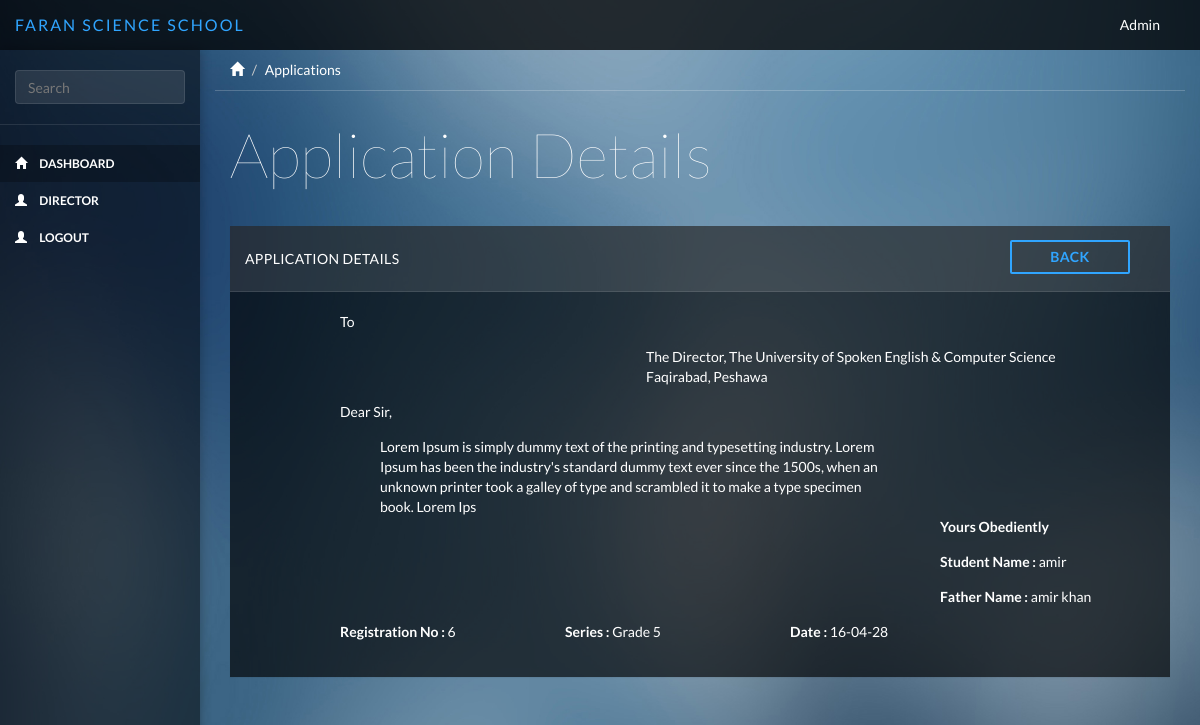
Screenshot of /applications/application_detailview/4 with the database file from the repository.
### tables this page shows
CREATE TABLE IF NOT EXISTS `applications` (
  `app_id` int(11) NOT NULL AUTO_INCREMENT,
  `fkuser_id` int(11) NOT NULL,
  `app_to` varchar(255) NOT NULL,
  `application_name` varchar(255) NOT NULL,
  `app_director` varchar(255) NOT NULL,
  `subject_line` varchar(255) NOT NULL,
  `app_text` varchar(1000) NOT NULL,
  `yours_obediently` varchar(255) NOT NULL,
  `series` varchar(255) NOT NULL,
  `created_at` varchar(255) NOT NULL,
  `updated_at` varchar(255) NOT NULL,
  `created_by` varchar(255) NOT NULL,
  PRIMARY KEY (`app_id`)
);

CREATE TABLE IF NOT EXISTS `users` (
  `u_id` int(11) NOT NULL AUTO_INCREMENT,
  `name` varchar(255) NOT NULL,
  `f_name` varchar(255) NOT NULL,
  `email` varchar(255) NOT NULL,
  `password` varchar(500) NOT NULL,
  `role` varchar(255) NOT NULL,
  `description` varchar(255) NOT NULL,
  `created_at` varchar(255) NOT NULL,
  `updated_at` varchar(255) NOT NULL,
  `created_by` varchar(255) NOT NULL,
  PRIMARY KEY (`u_id`)
);

CREATE TABLE IF NOT EXISTS `courses_added` (
  `course_id` int(11) NOT NULL AUTO_INCREMENT,
  `course_title` varchar(255) NOT NULL,
  PRIMARY KEY (`course_id`)
);

### application/controllers/Applications.php (called while the page is built, shortened)
<?php
class Applications extends CI_Controller {
     public function application_detailview( $id = null){
        $this->db->select('*');
        $this->db->from('applications');
        $this->db->join('users','users.u_id = applications.fkuser_id');
        $this->db->join('courses_added','courses_added. course_id = applications.series');
        $this->db->where('applications.app_id',$id);
        $query = $this->db->get();
        $result = $query->result();
        $result['result'] = $result[0];
        $this->load->view('include/header');
        $this->load->view('include/sidebar');
        $this->load->view('applications/application_details',$result);
        $this->load->view('include/footer');
    }
}

### index.php (called while the page is built, shortened)
<?php
require_once BASEPATH.'core/CodeIgniter.php';

### application/views/applications/application_details.php (the view)
<div class="col-sm-9 col-sm-offset-3 col-lg-10 col-lg-offset-2 main">
    <div class="row">
        <ol class="breadcrumb">
            <li><a href="#"><span class="glyphicon glyphicon-home"></span></a></li>
            <li class="active">Applications</li>
        </ol>
    </div>
    <div class="row">
        <div class="col-lg-12">
            <h1 class="page-header">Application Details</h1>
        </div>
    </div>
    <div class="row">
        <div class="col-lg-12">
            <div class="panel panel-default">
                <div class="panel-heading">Application Details
                <a href="<?= site_url()?>applications/applications_views" type="button" style="position: relative;width: 120px; " class="btn btn-primary btn-outline margin  pull-right"><b>Back</b></a>
                </div>
                <div class="panel-body">
                    <div class="row">
                         <div class="form-group col-md-1"></div>
                         <div class="form-group col-md-3"><?= $result->app_to?></div>
                         <div class="form-group col-md-8"></div>
                    </div>
                    <div class="row">
                       <div class="form-group col-md-4"></div>
                       <div class="form-group col-md-6"><?= $result->app_director?></div>
                    </div>
                    <div class="row">
                         <div class="form-group col-md-1"></div>
                         <div class="form-group col-md-3"><?= $result->subject_line?></div>
                         <div class="form-group col-md-8"></div>
                    </div>
                    <div class="row col-lg-10">
                    <div class="form-group col-md-1"></div>
                    <div class="row col-md-9 margin_left"><?= $result->app_text?></div>
                    </div>
                    <div class="row" style="margin-top:60px;">
                        <div class="form-group col-md-9"></div>
                        <div class="form-group col-md-3"><b><?= $result->yours_obediently?></b></div>
                    </div>
                    <div class="row">
                       <div class="form-group col-md-9"></div>
                       <div class="form-group col-sm-3"><b>Student Name : </b><?= $result->name?></div>
                    </div>
                    <div class="row">
                        <div class="form-group col-md-9"></div>
                        <div class="form-group col-md-3"><b>Father Name : </b> <?= $result->f_name?></div>
                    </div>
                    <div class="row">
                        <div class="form-group col-md-1"></div>
                        <div class="form-group col-md-3"><b>Registration No : </b> <?= $result->fkuser_id?></div>
                        <div class="form-group col-md-3"><b>Series : </b><?= $result->course_title?></div>
                        <div class="form-group col-md-3"><b>Date : </b><?= $result->created_at?></div>
                    </div>
                </div>
            </div>
        </div>
    </div>
</div>

### public/css/styles.css (style rules this page uses)
body { background-color: #444; background-image: url(../bg/blurred-background-1.jpg); background-size: cover; -webkit-background-size: cover; -moz-background-size: cover; -o-background-size: cover; font-family: 'Lato'; padding-top: 50px; color: #fff; }
.row { margin: 0; }
.panel-body { padding: 20px; }
.main { padding-bottom: 20px; }
a, a:hover, a:focus { color: #fff; }
h1, h2, h3, h4, h5, h6 { color: #fff; }
h1 { font-weight: 100; font-size: 62px; }
.margin { margin: 4px 25px; }
.btn-primary, .btn-primary:hover, .btn-primary:focus, .btn-primary:active, .btn-primary.active, .open > .dropdown-toggle.btn-primary, .btn-primary.disabled, .btn-primary[disabled], fieldset[disabled] .btn-primary, .btn-primary.disabled:hover, .btn-primary[disabled]:hover, fieldset[disabled] .btn-primary:hover, .btn-primary.disabled:focus, .btn-primary[disabled]:focus, fieldset[disabled] .btn-primary:focus, .btn-primary.disabled:active, .btn-primary[disabled]:active, fieldset[disabled] .btn-primary:active, .btn-primary.disabled.active, .btn-primary[disabled].active, fieldset[disabled] .btn-primary.active { background-color: #30a5ff; border-color: #30a5ff; }
.btn { border-radius: 2px; }
.btn-outline { background: none; border-width: 2px; padding: 5px 11px; }
.btn-outline.btn-primary { color: #30a5ff; }
.panel { border: 0; background: #333; background: rgba(0, 0, 0, .65); border-radius: 0; margin-top: -1px; }
.panel-heading { font-size: 18px; font-weight: 300; letter-spacing: 0.025em; height: 66px; line-height: 45px; border-radius: 0; }
.panel-default .panel-heading { background: #444; background: rgba(255, 255, 255, .1); border-bottom: 1px solid rgba(255, 255, 255, .1); color: #fff; text-transform: uppercase; font-size: 14px; font-weight: 500; }
.breadcrumb { border-radius: 0; padding: 10px 15px; background: none; box-shadow: 0 1px 0px rgba(255, 255, 255, .2); margin: 0 ; }
.breadcrumb li { color: #fff; }
.breadcrumb .active { color: #fff; }
h1.page-header { margin-top: 30px; margin-bottom: 30px; border-bottom: 0; color: #fff; }

### application/views/include/header.php (style rules this page uses)
.margin_left { margin-left: 40px; }

### rows the page displays
applications: app_to "To", app_director "The Director, The University of Spoken English & Computer Science Faqirabad, Peshawa", subject_line "Dear Sir,", app_text "Lorem Ipsum is simply dummy text of the printing and typesetting industry. Lorem Ipsum has been the industry's standard dummy text ever since the 1500s, when an unknown printer took a galley of type and scrambled it to make a type specimen book. Lorem Ips", yours_obediently "Yours Obediently", fkuser.name "amir", fkuser.f_name "amir khan", fkuser "6", courses_added.course_title "Grade 5", fkuser.created_at "16-04-28"
